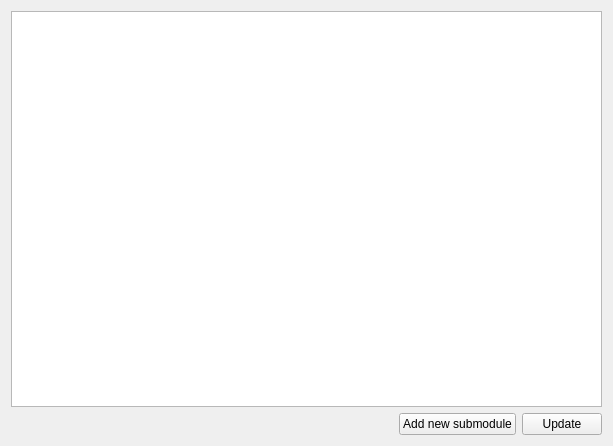
<?xml version="1.0" encoding="UTF-8"?>
<ui version="4.0">
 <class>SubmodulesWidget</class>
 <widget class="QWidget" name="SubmodulesWidget">
  <property name="geometry">
   <rect>
    <x>0</x>
    <y>0</y>
    <width>613</width>
    <height>446</height>
   </rect>
  </property>
  <property name="windowTitle">
   <string>Submodules</string>
  </property>
  <property name="windowIcon">
   <iconset theme="git-submodules">
    <normaloff>.</normaloff>.</iconset>
  </property>
  <layout class="QVBoxLayout" name="verticalLayout">
   <item>
    <widget class="QTreeView" name="treeView">
     <property name="contextMenuPolicy">
      <enum>Qt::CustomContextMenu</enum>
     </property>
    </widget>
   </item>
   <item>
    <layout class="QHBoxLayout" name="horizontalLayout">
     <item>
      <spacer name="horizontalSpacer">
       <property name="orientation">
        <enum>Qt::Horizontal</enum>
       </property>
       <property name="sizeHint" stdset="0">
        <size>
         <width>40</width>
         <height>20</height>
        </size>
       </property>
      </spacer>
     </item>
     <item>
      <widget class="PushButton" name="pushButtonAddNew">
       <property name="text">
        <string>Add new submodule</string>
       </property>
      </widget>
     </item>
     <item>
      <widget class="PushButton" name="pushButtonUpdate">
       <property name="whatsThis">
        <string>&lt;html&gt;&lt;head/&gt;&lt;body&gt;&lt;p&gt;Save your local modifications to a new stash entry and roll them back to HEAD (in the working tree and in the index). The part is optional and gives the description along with the stashed state.&lt;/p&gt;&lt;p&gt;&lt;br/&gt;&lt;/p&gt;&lt;p&gt;&lt;a href=&quot;https://git-scm.com/docs/git-stash#Documentation/git-stash.txt-push-p--patch-k--no-keep-index-u--include-untracked-a--all-q--quiet-m--messageltmessagegt--pathspec-from-fileltfilegt--pathspec-file-nul--ltpathspecgt82308203&quot;&gt;&lt;span style=&quot; text-decoration: underline; color:#2980b9;&quot;&gt;More information...&lt;/span&gt;&lt;/a&gt;&lt;/p&gt;&lt;/body&gt;&lt;/html&gt;</string>
       </property>
       <property name="text">
        <string>Update</string>
       </property>
      </widget>
     </item>
    </layout>
   </item>
  </layout>
 </widget>
 <customwidgets>
  <customwidget>
   <class>PushButton</class>
   <extends>QPushButton</extends>
   <header>core/pushbutton.h</header>
  </customwidget>
 </customwidgets>
 <resources/>
 <connections/>
</ui>
